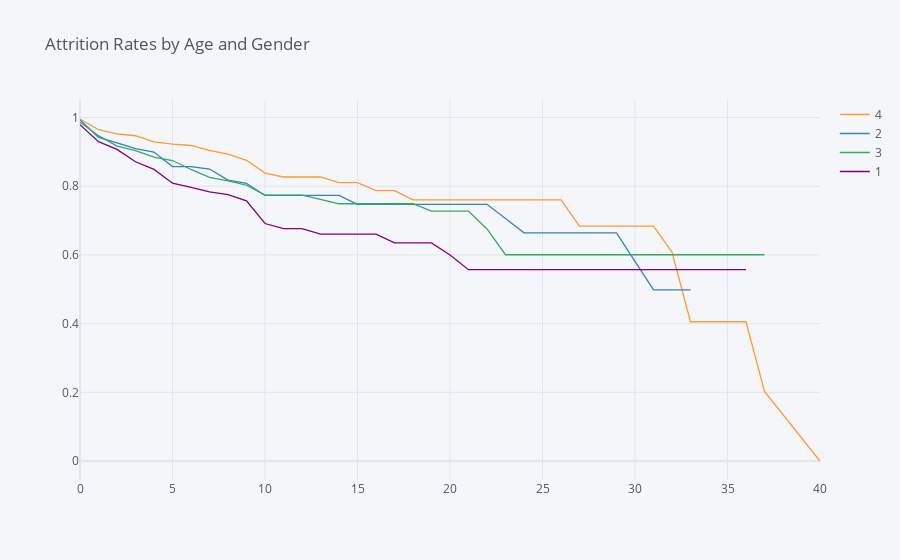

Notebook code cell kept with this figure:
### Markdown cell above
## 6. Let's find out how job satisfaction affects retention rates. Generate and plot survival curves for each level of job satisfaction by number of years at the company.

### Code cell
points = survival(data,  'JobSatisfaction', 'YearsAtCompany','Attrition')
points.iplot(kind='line', title='Attrition Rates by Age and Gender')

### Figure 1 — Plotly figure (JSON) as saved in the notebook; plotly's stock layout.template omitted (floating-point values rounded to 4 significant figures)
{"data": [{"line": {"color": "rgba(255, 153, 51, 1.0)", "dash": "solid", "shape": "linear", "width": 1.3}, "mode": "lines", "name": "4", "text": "", "type": "scatter", "x": [0, 1, 2, 3, 4, 5, 6, 7, 8, 9, 10, 11, 12, 13, 14, 15, 16, 17, 18, 19, 20, 21, 22, 23, 24, 25, 26, 27, 29, 30, 31, 32, 33, 34, 36, 37, 40], "y": [0.9956, 0.9645, 0.9523, 0.9469, 0.929, 0.9226, 0.9185, 0.9043, 0.8933, 0.8754, 0.838, 0.8268, 0.8268, 0.8268, 0.8103, 0.8103, 0.7872, 0.7872, 0.76, 0.76, 0.76, 0.76, 0.76, 0.76, 0.76, 0.76, 0.76, 0.684, 0.684, 0.684, 0.684, 0.608, 0.4053, 0.4053, 0.4053, 0.2027, 0]}, {"line": {"color": "rgba(55, 128, 191, 1.0)", "dash": "solid", "shape": "linear", "width": 1.3}, "mode": "lines", "name": "2", "text": "", "type": "scatter", "x": [0, 1, 2, 3, 4, 5, 6, 7, 8, 9, 10, 11, 12, 13, 14, 15, 16, 17, 18, 19, 20, 21, 22, 23, 24, 25, 26, 27, 29, 30, 31, 32, 33, 34, 36, 37, 40], "y": [0.9929, 0.9423, 0.9263, 0.9091, 0.8996, 0.8573, 0.8573, 0.85, 0.8179, 0.8083, 0.7731, 0.7731, 0.7731, 0.7731, 0.7731, 0.7474, 0.7474, 0.7474, 0.7474, 0.7474, 0.7474, 0.7474, 0.7474, 0.7059, 0.6643, 0.6643, 0.6643, 0.6643, 0.6643, 0.5813, 0.4983, 0.4983, 0.4983, "", "", "", ""]}, {"line": {"color": "rgba(50, 171, 96, 1.0)", "dash": "solid", "shape": "linear", "width": 1.3}, "mode": "lines", "name": "3", "text": "", "type": "scatter", "x": [0, 1, 2, 3, 4, 5, 6, 7, 8, 9, 10, 11, 12, 13, 14, 15, 16, 17, 18, 19, 20, 21, 22, 23, 24, 25, 26, 27, 29, 30, 31, 32, 33, 34, 36, 37, 40], "y": [0.9864, 0.9471, 0.917, 0.9033, 0.8849, 0.8748, 0.8487, 0.8259, 0.8157, 0.8028, 0.7739, 0.7739, 0.7739, 0.7618, 0.7489, 0.7489, 0.7489, 0.7489, 0.7489, 0.7275, 0.7275, 0.7275, 0.6755, 0.6005, 0.6005, 0.6005, 0.6005, 0.6005, 0.6005, 0.6005, 0.6005, 0.6005, 0.6005, 0.6005, 0.6005, 0.6005, ""]}, {"line": {"color": "rgba(128, 0, 128, 1.0)", "dash": "solid", "shape": "linear", "width": 1.3}, "mode": "lines", "name": "1", "text": "", "type": "scatter", "x": [0, 1, 2, 3, 4, 5, 6, 7, 8, 9, 10, 11, 12, 13, 14, 15, 16, 17, 18, 19, 20, 21, 22, 23, 24, 25, 26, 27, 29, 30, 31, 32, 33, 34, 36, 37, 40], "y": [0.9792, 0.9297, 0.9071, 0.8711, 0.8489, 0.8087, 0.7965, 0.7833, 0.7752, 0.7572, 0.6913, 0.6766, 0.6766, 0.6605, 0.6605, 0.6605, 0.6605, 0.6351, 0.6351, 0.6351, 0.5998, 0.557, 0.557, 0.557, 0.557, 0.557, 0.557, 0.557, 0.557, 0.557, 0.557, 0.557, 0.557, 0.557, 0.557, "", ""]}], "layout": {"legend": {"bgcolor": "#F5F6F9", "font": {"color": "#4D5663"}}, "paper_bgcolor": "#F5F6F9", "plot_bgcolor": "#F5F6F9", "title": {"font": {"color": "#4D5663"}, "text": "Attrition Rates by Age and Gender"}, "xaxis": {"gridcolor": "#E1E5ED", "showgrid": true, "tickfont": {"color": "#4D5663"}, "title": {"font": {"color": "#4D5663"}, "text": ""}, "zerolinecolor": "#E1E5ED"}, "yaxis": {"gridcolor": "#E1E5ED", "showgrid": true, "tickfont": {"color": "#4D5663"}, "title": {"font": {"color": "#4D5663"}, "text": ""}, "zerolinecolor": "#E1E5ED"}}}
